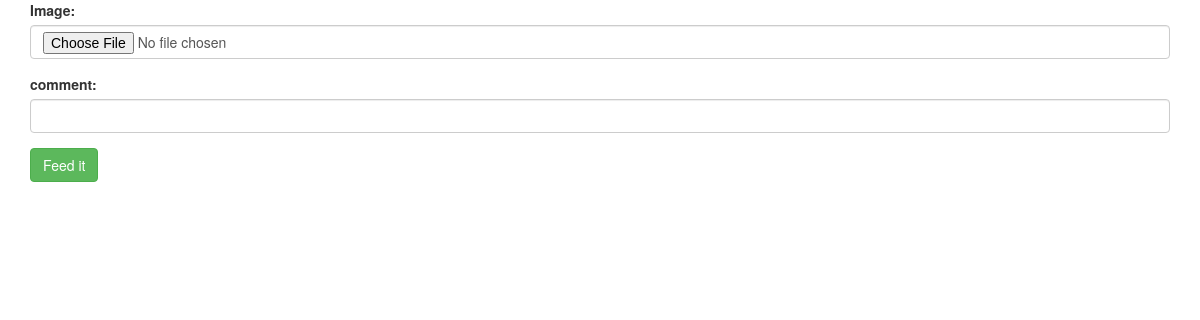
Before: / with the older database file.
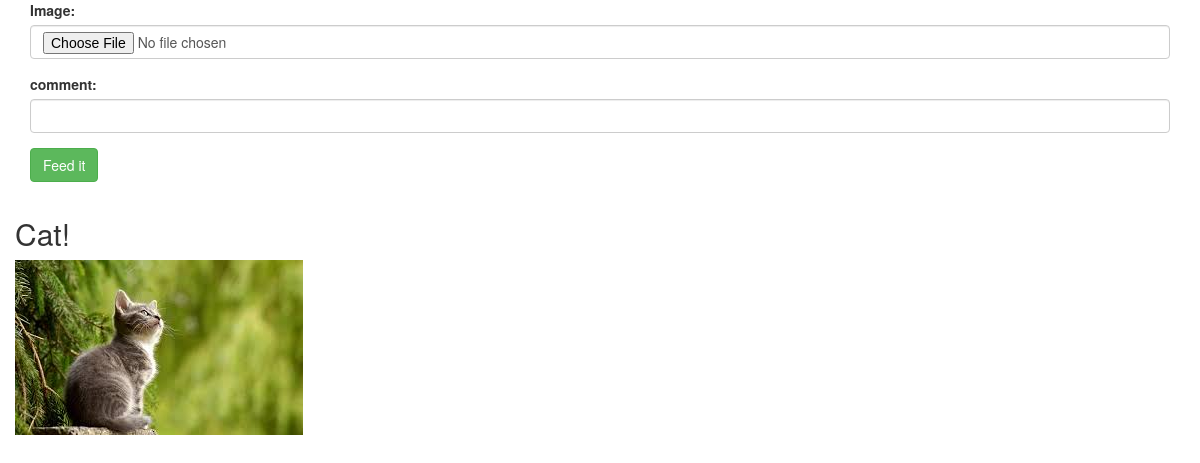
After: the same page with the newer database file.
### feed/models.py (models this page shows)
class Feed(models.Model):
    description = models.CharField(max_length=255, blank=True)
    document = models.FileField(upload_to='static/documents/')

### feed/views.py (the view)
# urls.py: url(r'^$', index),
def index(request):
    all_documents = Feed.objects.all().order_by('-id')
    return render(request, 'index.html', {'all_documents': all_documents})

### feed/templates/index.html (shortened to what this page needs)
<html>
        <head>
            <link href="https://maxcdn.bootstrapcdn.com/bootstrap/3.3.7/css/bootstrap.min.css" rel="stylesheet">
        </head>
        <body>
            <div class="container">
                <form  method="post" enctype="multipart/form-data" action="/push_feed" onsubmit="return feed_it()">
                <div class="form-group">
                        <label for="usr">Image:</label>
                        <input type="file" id="document" name="document" class="form-control"  required>
                    </div>
                    <div class="form-group">
                        <label for="pwd">comment:</label>
                        <input type="text" id="description" name="description"  class="form-control"  required>
                    </div>
                    <div class="form-group">
                        <button type="submit" class="btn btn-success">Feed it</button>
                    </div>
                </form>
                <div class="row" id="feeds">
                    {% for doc in all_documents  %}
                    <span>
                        <h2>{{doc.description}}</h2>
                        <img  src="{{doc.document}}">
                    </span>
                    {% endfor %}
                </div>
            </div>
        </body>
    </html>

Changed rows visible on the page:
added Feed: description "Cat!", document (picture)
